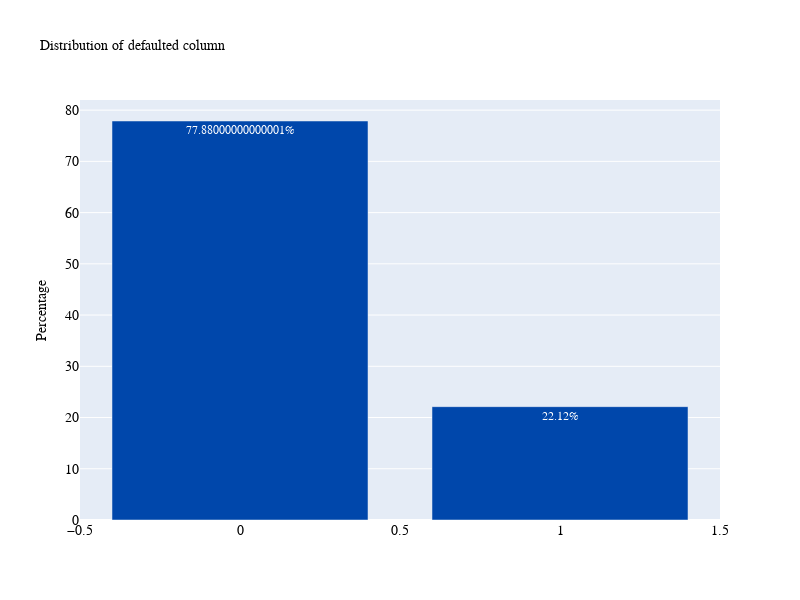

This figure's notebook cell:
### Code cell
plot_bar2('defaulted')

### Figure 1 — Plotly figure (JSON) as saved in the notebook; plotly's stock layout.template omitted (floating-point values rounded to 4 significant figures)
{"data": [{"marker": {"color": "#0047AB"}, "text": ["77.88000000000001%", "22.12%"], "textposition": "auto", "type": "bar", "x": [0, 1], "y": [77.88, 22.12]}], "layout": {"autosize": false, "font": {"color": "white", "family": "Courier New, monospace", "size": 12}, "height": 600, "title": {"font": {"color": "black", "family": "Courier New, monospace", "size": 14}, "text": "Distribution of defaulted column"}, "width": 800, "xaxis": {"tickfont": {"color": "black", "family": "Courier New, monospace", "size": 14}}, "yaxis": {"tickfont": {"color": "black", "family": "Courier New, monospace", "size": 14}, "title": {"font": {"color": "black", "size": 14}, "text": "Percentage"}}}}
